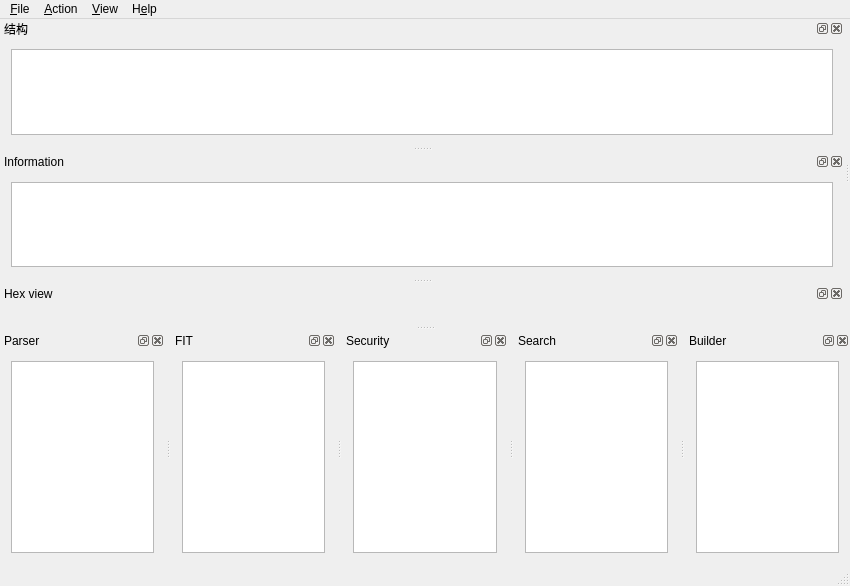
<?xml version="1.0" encoding="UTF-8"?>
<ui version="4.0">
 <class>UEFITool</class>
 <widget class="QMainWindow" name="UEFITool">
  <property name="geometry">
   <rect>
    <x>0</x>
    <y>0</y>
    <width>850</width>
    <height>586</height>
   </rect>
  </property>
  <property name="sizePolicy">
   <sizepolicy hsizetype="Expanding" vsizetype="Expanding">
    <horstretch>0</horstretch>
    <verstretch>0</verstretch>
   </sizepolicy>
  </property>
  <property name="acceptDrops">
   <bool>true</bool>
  </property>
  <property name="windowTitle">
   <string>UEFITool</string>
  </property>
  <widget class="QWidget" name="centralWidget">
   <property name="sizePolicy">
    <sizepolicy hsizetype="Ignored" vsizetype="Ignored">
     <horstretch>0</horstretch>
     <verstretch>0</verstretch>
    </sizepolicy>
   </property>
   <property name="minimumSize">
    <size>
     <width>0</width>
     <height>0</height>
    </size>
   </property>
   <property name="maximumSize">
    <size>
     <width>0</width>
     <height>16777215</height>
    </size>
   </property>
   <property name="focusPolicy">
    <enum>Qt::FocusPolicy::NoFocus</enum>
   </property>
  </widget>
  <widget class="QDockWidget" name="structureTreeDock">
   <property name="floating">
    <bool>false</bool>
   </property>
   <property name="features">
    <set>QDockWidget::DockWidgetFeature::DockWidgetClosable|QDockWidget::DockWidgetFeature::DockWidgetFloatable|QDockWidget::DockWidgetFeature::DockWidgetMovable</set>
   </property>
   <property name="allowedAreas">
    <set>Qt::DockWidgetArea::LeftDockWidgetArea|Qt::DockWidgetArea::RightDockWidgetArea|Qt::DockWidgetArea::TopDockWidgetArea</set>
   </property>
   <property name="windowTitle">
    <string>结构</string>
   </property>
   <attribute name="dockWidgetArea">
    <number>1</number>
   </attribute>
   <widget class="QWidget" name="structureTreeWidgetContents">
    <layout class="QVBoxLayout" name="verticalLayout">
     <item>
      <widget class="QTreeView" name="structureTreeView">
       <property name="sizePolicy">
        <sizepolicy hsizetype="Expanding" vsizetype="Expanding">
         <horstretch>0</horstretch>
         <verstretch>0</verstretch>
        </sizepolicy>
       </property>
       <property name="indentation">
        <number>10</number>
       </property>
       <property name="headerHidden">
        <bool>false</bool>
       </property>
       <attribute name="headerCascadingSectionResizes">
        <bool>true</bool>
       </attribute>
       <attribute name="headerDefaultSectionSize">
        <number>200</number>
       </attribute>
       <attribute name="headerStretchLastSection">
        <bool>true</bool>
       </attribute>
      </widget>
     </item>
    </layout>
   </widget>
  </widget>
  <widget class="QDockWidget" name="infoDock">
   <property name="features">
    <set>QDockWidget::DockWidgetFeature::DockWidgetClosable|QDockWidget::DockWidgetFeature::DockWidgetFloatable|QDockWidget::DockWidgetFeature::DockWidgetMovable</set>
   </property>
   <property name="allowedAreas">
    <set>Qt::DockWidgetArea::AllDockWidgetAreas</set>
   </property>
   <property name="windowTitle">
    <string>Information</string>
   </property>
   <attribute name="dockWidgetArea">
    <number>1</number>
   </attribute>
   <widget class="QWidget" name="infoWidgetContents">
    <layout class="QVBoxLayout" name="verticalLayout_2">
     <item>
      <widget class="QPlainTextEdit" name="infoEdit">
       <property name="acceptDrops">
        <bool>false</bool>
       </property>
       <property name="undoRedoEnabled">
        <bool>false</bool>
       </property>
       <property name="readOnly">
        <bool>true</bool>
       </property>
      </widget>
     </item>
    </layout>
   </widget>
  </widget>
  <widget class="QDockWidget" name="parserMessagesDock">
   <property name="features">
    <set>QDockWidget::DockWidgetFeature::DockWidgetClosable|QDockWidget::DockWidgetFeature::DockWidgetFloatable|QDockWidget::DockWidgetFeature::DockWidgetMovable</set>
   </property>
   <property name="allowedAreas">
    <set>Qt::DockWidgetArea::AllDockWidgetAreas</set>
   </property>
   <property name="windowTitle">
    <string>Parser</string>
   </property>
   <attribute name="dockWidgetArea">
    <number>8</number>
   </attribute>
   <widget class="QWidget" name="parserMessagesWidgetContents">
    <layout class="QVBoxLayout" name="verticalLayout_3">
     <item>
      <widget class="QListWidget" name="parserMessagesListWidget">
       <property name="mouseTracking">
        <bool>true</bool>
       </property>
      </widget>
     </item>
    </layout>
   </widget>
  </widget>
  <widget class="QDockWidget" name="fitDock">
   <property name="features">
    <set>QDockWidget::DockWidgetFeature::DockWidgetClosable|QDockWidget::DockWidgetFeature::DockWidgetFloatable|QDockWidget::DockWidgetFeature::DockWidgetMovable</set>
   </property>
   <property name="allowedAreas">
    <set>Qt::DockWidgetArea::AllDockWidgetAreas</set>
   </property>
   <property name="windowTitle">
    <string>FIT</string>
   </property>
   <attribute name="dockWidgetArea">
    <number>8</number>
   </attribute>
   <widget class="QWidget" name="fitWidgetContents">
    <layout class="QVBoxLayout" name="verticalLayout_4">
     <item>
      <widget class="QTableWidget" name="fitTableWidget"/>
     </item>
    </layout>
   </widget>
  </widget>
  <widget class="QDockWidget" name="securityDock">
   <property name="features">
    <set>QDockWidget::DockWidgetFeature::DockWidgetClosable|QDockWidget::DockWidgetFeature::DockWidgetFloatable|QDockWidget::DockWidgetFeature::DockWidgetMovable</set>
   </property>
   <property name="allowedAreas">
    <set>Qt::DockWidgetArea::AllDockWidgetAreas</set>
   </property>
   <property name="windowTitle">
    <string>Security</string>
   </property>
   <attribute name="dockWidgetArea">
    <number>8</number>
   </attribute>
   <widget class="QWidget" name="securityWidgetContents">
    <layout class="QVBoxLayout" name="verticalLayout_5">
     <item>
      <widget class="QPlainTextEdit" name="securityEdit">
       <property name="acceptDrops">
        <bool>false</bool>
       </property>
       <property name="undoRedoEnabled">
        <bool>false</bool>
       </property>
       <property name="readOnly">
        <bool>true</bool>
       </property>
      </widget>
     </item>
    </layout>
   </widget>
  </widget>
  <widget class="QDockWidget" name="finderMessagesDock">
   <property name="features">
    <set>QDockWidget::DockWidgetFeature::DockWidgetClosable|QDockWidget::DockWidgetFeature::DockWidgetFloatable|QDockWidget::DockWidgetFeature::DockWidgetMovable</set>
   </property>
   <property name="allowedAreas">
    <set>Qt::DockWidgetArea::AllDockWidgetAreas</set>
   </property>
   <property name="windowTitle">
    <string>Search</string>
   </property>
   <attribute name="dockWidgetArea">
    <number>8</number>
   </attribute>
   <widget class="QWidget" name="finderMessagesWidgetContents">
    <layout class="QVBoxLayout" name="verticalLayout_6">
     <item>
      <widget class="QListWidget" name="finderMessagesListWidget">
       <property name="mouseTracking">
        <bool>true</bool>
       </property>
      </widget>
     </item>
    </layout>
   </widget>
  </widget>
  <widget class="QDockWidget" name="builderMessagesDock">
   <property name="features">
    <set>QDockWidget::DockWidgetFeature::DockWidgetClosable|QDockWidget::DockWidgetFeature::DockWidgetFloatable|QDockWidget::DockWidgetFeature::DockWidgetMovable</set>
   </property>
   <property name="allowedAreas">
    <set>Qt::DockWidgetArea::BottomDockWidgetArea</set>
   </property>
   <property name="windowTitle">
    <string>Builder</string>
   </property>
   <attribute name="dockWidgetArea">
    <number>8</number>
   </attribute>
   <widget class="QWidget" name="builderMessagesWidgetContents">
    <layout class="QVBoxLayout" name="verticalLayout_7">
     <item>
      <widget class="QListWidget" name="builderMessagesListWidget">
       <property name="mouseTracking">
        <bool>true</bool>
       </property>
      </widget>
     </item>
    </layout>
   </widget>
  </widget>
  <widget class="QDockWidget" name="hexViewDock">
   <property name="windowTitle">
    <string>Hex view</string>
   </property>
   <attribute name="dockWidgetArea">
    <number>1</number>
   </attribute>
   <widget class="QWidget" name="hexViewWidgetContents">
    <layout class="QVBoxLayout" name="verticalLayout_8"/>
   </widget>
  </widget>
  <widget class="QStatusBar" name="statusBar"/>
  <widget class="QMenuBar" name="menuBar">
   <property name="geometry">
    <rect>
     <x>0</x>
     <y>0</y>
     <width>850</width>
     <height>24</height>
    </rect>
   </property>
   <widget class="QMenu" name="menuFile">
    <property name="title">
     <string>&amp;File</string>
    </property>
    <addaction name="actionOpenImageFile"/>
    <addaction name="actionOpenImageFileInNewWindow"/>
    <addaction name="actionSaveImageFile"/>
    <addaction name="separator"/>
    <addaction name="actionGenerateReport"/>
    <addaction name="separator"/>
    <addaction name="actionLoadGuidDatabase"/>
    <addaction name="actionLoadDefaultGuidDatabase"/>
    <addaction name="actionUnloadGuidDatabase"/>
    <addaction name="actionExportDiscoveredGuids"/>
    <addaction name="separator"/>
    <addaction name="actionClearRecentlyOpenedFilesList"/>
    <addaction name="separator"/>
    <addaction name="actionQuit"/>
   </widget>
   <widget class="QMenu" name="menuHelp">
    <property name="title">
     <string>H&amp;elp</string>
    </property>
    <addaction name="actionAbout"/>
    <addaction name="actionAboutQt"/>
   </widget>
   <widget class="QMenu" name="menuAction">
    <property name="title">
     <string>&amp;Action</string>
    </property>
    <widget class="QMenu" name="menuHashActions">
     <property name="title">
      <string>&amp;Hash</string>
     </property>
     <addaction name="actionHashCrc32"/>
     <addaction name="separator"/>
     <addaction name="actionHashSha1"/>
     <addaction name="separator"/>
     <addaction name="actionHashSha256"/>
     <addaction name="actionHashSha384"/>
     <addaction name="actionHashSha512"/>
     <addaction name="separator"/>
     <addaction name="actionHashSm3"/>
    </widget>
    <widget class="QMenu" name="menuHashBodyActions">
     <property name="title">
      <string>Hash &amp;body</string>
     </property>
     <addaction name="actionBodyHashCrc32"/>
     <addaction name="separator"/>
     <addaction name="actionBodyHashSha1"/>
     <addaction name="separator"/>
     <addaction name="actionBodyHashSha256"/>
     <addaction name="actionBodyHashSha384"/>
     <addaction name="actionBodyHashSha512"/>
     <addaction name="separator"/>
     <addaction name="actionBodyHashSm3"/>
    </widget>
    <widget class="QMenu" name="menuHashUncompressedActions">
     <property name="title">
      <string>Hash &amp;uncompressed</string>
     </property>
     <addaction name="actionUncompressedHashCrc32"/>
     <addaction name="separator"/>
     <addaction name="actionUncompressedHashSha1"/>
     <addaction name="separator"/>
     <addaction name="actionUncompressedHashSha256"/>
     <addaction name="actionUncompressedHashSha384"/>
     <addaction name="actionUncompressedHashSha512"/>
     <addaction name="separator"/>
     <addaction name="actionUncompressedHashSm3"/>
    </widget>
    <widget class="QMenu" name="menuCapsuleActions">
     <property name="title">
      <string>&amp;Capsule</string>
     </property>
     <addaction name="actionHexView"/>
     <addaction name="actionBodyHexView"/>
     <addaction name="actionUncompressedHexView"/>
     <addaction name="separator"/>
     <addaction name="menuHashActions"/>
     <addaction name="menuHashBodyActions"/>
     <addaction name="menuHashUncompressedActions"/>
     <addaction name="separator"/>
     <addaction name="actionExtract"/>
     <addaction name="actionExtractBody"/>
    </widget>
    <widget class="QMenu" name="menuImageActions">
     <property name="title">
      <string>&amp;Image</string>
     </property>
     <addaction name="actionHexView"/>
     <addaction name="separator"/>
     <addaction name="menuHashActions"/>
     <addaction name="separator"/>
     <addaction name="actionExtract"/>
    </widget>
    <widget class="QMenu" name="menuRegionActions">
     <property name="title">
      <string>&amp;Region</string>
     </property>
     <addaction name="actionHexView"/>
     <addaction name="separator"/>
     <addaction name="menuHashActions"/>
     <addaction name="separator"/>
     <addaction name="actionExtract"/>
     <addaction name="separator"/>
     <addaction name="actionRebuild"/>
     <addaction name="separator"/>
     <addaction name="actionReplace"/>
    </widget>
    <widget class="QMenu" name="menuPaddingActions">
     <property name="title">
      <string>&amp;Padding</string>
     </property>
     <addaction name="actionHexView"/>
     <addaction name="separator"/>
     <addaction name="menuHashActions"/>
     <addaction name="separator"/>
     <addaction name="actionExtract"/>
    </widget>
    <widget class="QMenu" name="menuVolumeActions">
     <property name="title">
      <string>&amp;Volume</string>
     </property>
     <addaction name="actionHexView"/>
     <addaction name="actionBodyHexView"/>
     <addaction name="actionUncompressedHexView"/>
     <addaction name="separator"/>
     <addaction name="menuHashActions"/>
     <addaction name="menuHashBodyActions"/>
     <addaction name="menuHashUncompressedActions"/>
     <addaction name="separator"/>
     <addaction name="actionExtract"/>
     <addaction name="actionExtractBody"/>
     <addaction name="separator"/>
     <addaction name="actionRebuild"/>
     <addaction name="separator"/>
     <addaction name="actionInsertInto"/>
     <addaction name="separator"/>
     <addaction name="actionReplace"/>
     <addaction name="actionReplaceBody"/>
    </widget>
    <widget class="QMenu" name="menuFileActions">
     <property name="title">
      <string>&amp;File</string>
     </property>
     <addaction name="actionHexView"/>
     <addaction name="actionBodyHexView"/>
     <addaction name="actionUncompressedHexView"/>
     <addaction name="separator"/>
     <addaction name="menuHashActions"/>
     <addaction name="menuHashBodyActions"/>
     <addaction name="menuHashUncompressedActions"/>
     <addaction name="separator"/>
     <addaction name="actionExtract"/>
     <addaction name="actionExtractBody"/>
     <addaction name="separator"/>
     <addaction name="actionRebuild"/>
     <addaction name="separator"/>
     <addaction name="actionInsertInto"/>
     <addaction name="actionInsertBefore"/>
     <addaction name="actionInsertAfter"/>
     <addaction name="separator"/>
     <addaction name="actionReplace"/>
     <addaction name="actionReplaceBody"/>
     <addaction name="separator"/>
     <addaction name="actionRemove"/>
    </widget>
    <widget class="QMenu" name="menuSectionActions">
     <property name="title">
      <string>&amp;Section</string>
     </property>
     <addaction name="actionHexView"/>
     <addaction name="actionBodyHexView"/>
     <addaction name="actionUncompressedHexView"/>
     <addaction name="separator"/>
     <addaction name="menuHashActions"/>
     <addaction name="menuHashBodyActions"/>
     <addaction name="menuHashUncompressedActions"/>
     <addaction name="separator"/>
     <addaction name="actionExtract"/>
     <addaction name="actionExtractBody"/>
     <addaction name="actionExtractUncompressed"/>
     <addaction name="separator"/>
     <addaction name="actionRebuild"/>
     <addaction name="separator"/>
     <addaction name="actionInsertInto"/>
     <addaction name="actionInsertBefore"/>
     <addaction name="actionInsertAfter"/>
     <addaction name="separator"/>
     <addaction name="actionReplace"/>
     <addaction name="actionReplaceBody"/>
     <addaction name="separator"/>
     <addaction name="actionRemove"/>
    </widget>
    <widget class="QMenu" name="menuMessageActions">
     <property name="enabled">
      <bool>false</bool>
     </property>
     <property name="title">
      <string>&amp;Messages</string>
     </property>
     <addaction name="actionMessagesCopy"/>
     <addaction name="actionMessagesCopyAll"/>
     <addaction name="separator"/>
     <addaction name="actionMessagesClear"/>
    </widget>
    <widget class="QMenu" name="menuEntryActions">
     <property name="title">
      <string>&amp;Entry</string>
     </property>
     <addaction name="actionHexView"/>
     <addaction name="actionBodyHexView"/>
     <addaction name="actionUncompressedHexView"/>
     <addaction name="separator"/>
     <addaction name="menuHashActions"/>
     <addaction name="menuHashBodyActions"/>
     <addaction name="menuHashUncompressedActions"/>
     <addaction name="separator"/>
     <addaction name="actionGoToData"/>
     <addaction name="separator"/>
     <addaction name="actionExtract"/>
     <addaction name="actionExtractBody"/>
     <addaction name="separator"/>
     <addaction name="actionInsertBefore"/>
     <addaction name="actionInsertAfter"/>
     <addaction name="separator"/>
     <addaction name="actionRebuild"/>
     <addaction name="separator"/>
     <addaction name="actionReplace"/>
     <addaction name="actionReplaceBody"/>
     <addaction name="separator"/>
     <addaction name="actionRemove"/>
    </widget>
    <widget class="QMenu" name="menuStoreActions">
     <property name="title">
      <string>S&amp;tore</string>
     </property>
     <addaction name="actionHexView"/>
     <addaction name="actionBodyHexView"/>
     <addaction name="actionUncompressedHexView"/>
     <addaction name="separator"/>
     <addaction name="menuHashActions"/>
     <addaction name="menuHashBodyActions"/>
     <addaction name="menuHashUncompressedActions"/>
     <addaction name="separator"/>
     <addaction name="actionExtract"/>
     <addaction name="actionExtractBody"/>
     <addaction name="separator"/>
     <addaction name="actionInsertInto"/>
     <addaction name="actionInsertBefore"/>
     <addaction name="actionInsertAfter"/>
     <addaction name="separator"/>
     <addaction name="actionRebuild"/>
     <addaction name="separator"/>
     <addaction name="actionReplace"/>
     <addaction name="actionReplaceBody"/>
    </widget>
    <addaction name="actionGoToBase"/>
    <addaction name="actionGoToAddress"/>
    <addaction name="separator"/>
    <addaction name="actionSearch"/>
    <addaction name="separator"/>
    <addaction name="menuCapsuleActions"/>
    <addaction name="menuImageActions"/>
    <addaction name="menuRegionActions"/>
    <addaction name="menuPaddingActions"/>
    <addaction name="menuVolumeActions"/>
    <addaction name="menuFileActions"/>
    <addaction name="menuSectionActions"/>
    <addaction name="separator"/>
    <addaction name="menuStoreActions"/>
    <addaction name="menuEntryActions"/>
    <addaction name="separator"/>
    <addaction name="menuMessageActions"/>
   </widget>
   <widget class="QMenu" name="menuView">
    <property name="title">
     <string>&amp;View</string>
    </property>
    <addaction name="actionToggleBootGuardMarking"/>
    <addaction name="separator"/>
    <addaction name="actionResetDocks"/>
    <addaction name="separator"/>
    <addaction name="actionCopyItemName"/>
    <addaction name="separator"/>
    <addaction name="actionExpandItemRecursively"/>
    <addaction name="actionCollapseItemRecursively"/>
    <addaction name="separator"/>
   </widget>
   <addaction name="menuFile"/>
   <addaction name="menuAction"/>
   <addaction name="menuView"/>
   <addaction name="menuHelp"/>
  </widget>
  <action name="actionInsertAfter">
   <property name="enabled">
    <bool>false</bool>
   </property>
   <property name="text">
    <string>Insert &amp;after...</string>
   </property>
   <property name="shortcut">
    <string>Ctrl+Shift+I</string>
   </property>
  </action>
  <action name="actionInsertBefore">
   <property name="enabled">
    <bool>false</bool>
   </property>
   <property name="text">
    <string>Insert b&amp;efore...</string>
   </property>
   <property name="shortcut">
    <string>Ctrl+Alt+I</string>
   </property>
  </action>
  <action name="actionReplace">
   <property name="enabled">
    <bool>false</bool>
   </property>
   <property name="text">
    <string>Rep&amp;lace as is...</string>
   </property>
   <property name="shortcut">
    <string>Ctrl+R</string>
   </property>
  </action>
  <action name="actionExtract">
   <property name="enabled">
    <bool>false</bool>
   </property>
   <property name="text">
    <string>E&amp;xtract as is...</string>
   </property>
   <property name="shortcut">
    <string>Ctrl+E</string>
   </property>
  </action>
  <action name="actionExtractBody">
   <property name="enabled">
    <bool>false</bool>
   </property>
   <property name="text">
    <string>Extract &amp;body...</string>
   </property>
   <property name="shortcut">
    <string>Ctrl+Shift+E</string>
   </property>
  </action>
  <action name="actionRemove">
   <property name="enabled">
    <bool>false</bool>
   </property>
   <property name="text">
    <string>Re&amp;move</string>
   </property>
   <property name="shortcut">
    <string>Ctrl+Del</string>
   </property>
  </action>
  <action name="actionOpenImageFile">
   <property name="text">
    <string>&amp;Open image file...</string>
   </property>
   <property name="shortcut">
    <string>Ctrl+O</string>
   </property>
  </action>
  <action name="actionInsertInto">
   <property name="enabled">
    <bool>false</bool>
   </property>
   <property name="text">
    <string>Insert &amp;into...</string>
   </property>
   <property name="shortcut">
    <string>Ctrl+I</string>
   </property>
  </action>
  <action name="actionSaveImageFile">
   <property name="enabled">
    <bool>false</bool>
   </property>
   <property name="text">
    <string>&amp;Save image file...</string>
   </property>
   <property name="shortcut">
    <string>Ctrl+S</string>
   </property>
  </action>
  <action name="actionRebuild">
   <property name="enabled">
    <bool>false</bool>
   </property>
   <property name="text">
    <string>&amp;Rebuild</string>
   </property>
   <property name="shortcut">
    <string>Ctrl+Space</string>
   </property>
  </action>
  <action name="actionAbout">
   <property name="text">
    <string>&amp;About UEFITool</string>
   </property>
   <property name="shortcut">
    <string>F1</string>
   </property>
   <property name="menuRole">
    <enum>QAction::AboutRole</enum>
   </property>
  </action>
  <action name="actionAboutQt">
   <property name="text">
    <string>About &amp;Qt</string>
   </property>
   <property name="shortcut">
    <string>Shift+F1</string>
   </property>
   <property name="menuRole">
    <enum>QAction::AboutQtRole</enum>
   </property>
  </action>
  <action name="actionQuit">
   <property name="text">
    <string>&amp;Quit</string>
   </property>
   <property name="shortcut">
    <string>Alt+X</string>
   </property>
   <property name="menuRole">
    <enum>QAction::QuitRole</enum>
   </property>
  </action>
  <action name="actionSearch">
   <property name="enabled">
    <bool>false</bool>
   </property>
   <property name="text">
    <string>Searc&amp;h...</string>
   </property>
   <property name="shortcut">
    <string>Ctrl+F</string>
   </property>
  </action>
  <action name="actionMessagesClear">
   <property name="enabled">
    <bool>false</bool>
   </property>
   <property name="text">
    <string>Clea&amp;r</string>
   </property>
   <property name="shortcut">
    <string>Ctrl+Backspace</string>
   </property>
  </action>
  <action name="actionReplaceBody">
   <property name="enabled">
    <bool>false</bool>
   </property>
   <property name="text">
    <string>Replace b&amp;ody...</string>
   </property>
   <property name="shortcut">
    <string>Ctrl+Shift+R</string>
   </property>
  </action>
  <action name="actionMessagesCopy">
   <property name="enabled">
    <bool>false</bool>
   </property>
   <property name="text">
    <string>&amp;Copy</string>
   </property>
   <property name="shortcut">
    <string>Ctrl+Shift+C</string>
   </property>
  </action>
  <action name="actionMessagesCopyAll">
   <property name="enabled">
    <bool>false</bool>
   </property>
   <property name="text">
    <string>Copy &amp;all</string>
   </property>
   <property name="shortcut">
    <string>Ctrl+Alt+C</string>
   </property>
  </action>
  <action name="actionOpenImageFileInNewWindow">
   <property name="text">
    <string>O&amp;pen image file in new window...</string>
   </property>
   <property name="shortcut">
    <string>Ctrl+Shift+O</string>
   </property>
  </action>
  <action name="actionExtractUncompressed">
   <property name="enabled">
    <bool>false</bool>
   </property>
   <property name="text">
    <string>Extract &amp;uncompressed...</string>
   </property>
   <property name="shortcut">
    <string>Ctrl+Alt+E</string>
   </property>
  </action>
  <action name="actionGoToData">
   <property name="enabled">
    <bool>false</bool>
   </property>
   <property name="text">
    <string>Go &amp;to data</string>
   </property>
   <property name="shortcut">
    <string>Ctrl+T</string>
   </property>
  </action>
  <action name="actionHexView">
   <property name="enabled">
    <bool>false</bool>
   </property>
   <property name="text">
    <string>Hex &amp;view...</string>
   </property>
   <property name="shortcut">
    <string>Ctrl+D</string>
   </property>
  </action>
  <action name="actionGoToBase">
   <property name="enabled">
    <bool>false</bool>
   </property>
   <property name="text">
    <string>Select item at &amp;base...</string>
   </property>
   <property name="shortcut">
    <string>Ctrl+G</string>
   </property>
  </action>
  <action name="actionBodyHexView">
   <property name="enabled">
    <bool>false</bool>
   </property>
   <property name="text">
    <string>Body hex vie&amp;w...</string>
   </property>
   <property name="shortcut">
    <string>Ctrl+Shift+D</string>
   </property>
  </action>
  <action name="actionUncompressedHexView">
   <property name="enabled">
    <bool>false</bool>
   </property>
   <property name="text">
    <string>Un&amp;compressed hex view...</string>
   </property>
   <property name="shortcut">
    <string>Ctrl+Alt+D</string>
   </property>
  </action>
  <action name="actionLoadGuidDatabase">
   <property name="text">
    <string>Load &amp;GUID database...</string>
   </property>
   <property name="shortcut">
    <string>Ctrl+Alt+G</string>
   </property>
  </action>
  <action name="actionGoToAddress">
   <property name="enabled">
    <bool>false</bool>
   </property>
   <property name="text">
    <string>Select item at &amp;address...</string>
   </property>
   <property name="shortcut">
    <string>Ctrl+Shift+G</string>
   </property>
  </action>
  <action name="actionToggleBootGuardMarking">
   <property name="checkable">
    <bool>true</bool>
   </property>
   <property name="checked">
    <bool>true</bool>
   </property>
   <property name="text">
    <string>BootGuard &amp;markings</string>
   </property>
   <property name="shortcut">
    <string>Ctrl+Shift+B</string>
   </property>
  </action>
  <action name="actionGenerateReport">
   <property name="enabled">
    <bool>false</bool>
   </property>
   <property name="text">
    <string>Generate &amp;report...</string>
   </property>
   <property name="shortcut">
    <string>Ctrl+Alt+R</string>
   </property>
  </action>
  <action name="actionUnloadGuidDatabase">
   <property name="text">
    <string>&amp;Unload GUID database</string>
   </property>
   <property name="shortcut">
    <string>Ctrl+Alt+U</string>
   </property>
  </action>
  <action name="actionLoadDefaultGuidDatabase">
   <property name="text">
    <string>Load &amp;default GUID database</string>
   </property>
   <property name="shortcut">
    <string>Ctrl+Alt+D</string>
   </property>
  </action>
  <action name="actionExportDiscoveredGuids">
   <property name="enabled">
    <bool>false</bool>
   </property>
   <property name="text">
    <string>&amp;Export discovered GUIDs...</string>
   </property>
   <property name="shortcut">
    <string>Ctrl+Alt+E</string>
   </property>
  </action>
  <action name="actionCopyItemName">
   <property name="enabled">
    <bool>false</bool>
   </property>
   <property name="text">
    <string>&amp;Copy item name</string>
   </property>
   <property name="shortcut">
    <string>Ctrl+C</string>
   </property>
  </action>
  <action name="actionExpandItemRecursively">
   <property name="enabled">
    <bool>false</bool>
   </property>
   <property name="text">
    <string>E&amp;xpand item recursively</string>
   </property>
   <property name="shortcut">
    <string>Ctrl+[</string>
   </property>
  </action>
  <action name="actionCollapseItemRecursively">
   <property name="enabled">
    <bool>false</bool>
   </property>
   <property name="text">
    <string>C&amp;ollapse item recursively</string>
   </property>
   <property name="shortcut">
    <string>Ctrl+]</string>
   </property>
  </action>
  <action name="actionClearRecentlyOpenedFilesList">
   <property name="enabled">
    <bool>false</bool>
   </property>
   <property name="text">
    <string>&amp;Clear recently opened files list</string>
   </property>
   <property name="shortcut">
    <string>Ctrl+Shift+Backspace</string>
   </property>
  </action>
  <action name="actionUncompressedHashCrc32">
   <property name="enabled">
    <bool>false</bool>
   </property>
   <property name="text">
    <string>CRC32</string>
   </property>
  </action>
  <action name="actionUncompressedHashSha256">
   <property name="enabled">
    <bool>false</bool>
   </property>
   <property name="text">
    <string>SHA2-256</string>
   </property>
  </action>
  <action name="actionUncompressedHashSha384">
   <property name="enabled">
    <bool>false</bool>
   </property>
   <property name="text">
    <string>SHA2-384</string>
   </property>
  </action>
  <action name="actionUncompressedHashSha512">
   <property name="enabled">
    <bool>false</bool>
   </property>
   <property name="text">
    <string>SHA2-512</string>
   </property>
  </action>
  <action name="actionUncompressedHashSha1">
   <property name="enabled">
    <bool>false</bool>
   </property>
   <property name="text">
    <string>SHA1</string>
   </property>
  </action>
  <action name="actionUncompressedHashSm3">
   <property name="enabled">
    <bool>false</bool>
   </property>
   <property name="text">
    <string>SM3</string>
   </property>
  </action>
  <action name="actionBodyHashCrc32">
   <property name="enabled">
    <bool>false</bool>
   </property>
   <property name="text">
    <string>CRC32</string>
   </property>
  </action>
  <action name="actionBodyHashSha256">
   <property name="enabled">
    <bool>false</bool>
   </property>
   <property name="text">
    <string>SHA2-256</string>
   </property>
  </action>
  <action name="actionBodyHashSha384">
   <property name="enabled">
    <bool>false</bool>
   </property>
   <property name="text">
    <string>SHA2-384</string>
   </property>
  </action>
  <action name="actionBodyHashSha512">
   <property name="enabled">
    <bool>false</bool>
   </property>
   <property name="text">
    <string>SHA2-512</string>
   </property>
  </action>
  <action name="actionBodyHashSha1">
   <property name="enabled">
    <bool>false</bool>
   </property>
   <property name="text">
    <string>SHA1</string>
   </property>
  </action>
  <action name="actionBodyHashSm3">
   <property name="enabled">
    <bool>false</bool>
   </property>
   <property name="text">
    <string>SM3</string>
   </property>
  </action>
  <action name="actionHashCrc32">
   <property name="enabled">
    <bool>false</bool>
   </property>
   <property name="text">
    <string>CRC32</string>
   </property>
  </action>
  <action name="actionHashSha256">
   <property name="enabled">
    <bool>false</bool>
   </property>
   <property name="text">
    <string>SHA2-256</string>
   </property>
  </action>
  <action name="actionHashSha384">
   <property name="enabled">
    <bool>false</bool>
   </property>
   <property name="text">
    <string>SHA2-384</string>
   </property>
  </action>
  <action name="actionHashSha512">
   <property name="enabled">
    <bool>false</bool>
   </property>
   <property name="text">
    <string>SHA2-512</string>
   </property>
  </action>
  <action name="actionHashSha1">
   <property name="enabled">
    <bool>false</bool>
   </property>
   <property name="text">
    <string>SHA1</string>
   </property>
  </action>
  <action name="actionHashSm3">
   <property name="enabled">
    <bool>false</bool>
   </property>
   <property name="text">
    <string>SM3</string>
   </property>
  </action>
  <action name="actionResetDocks">
   <property name="text">
    <string>&amp;Reset docks</string>
   </property>
  </action>
 </widget>
 <layoutdefault spacing="6" margin="11"/>
 <resources/>
 <connections/>
</ui>
